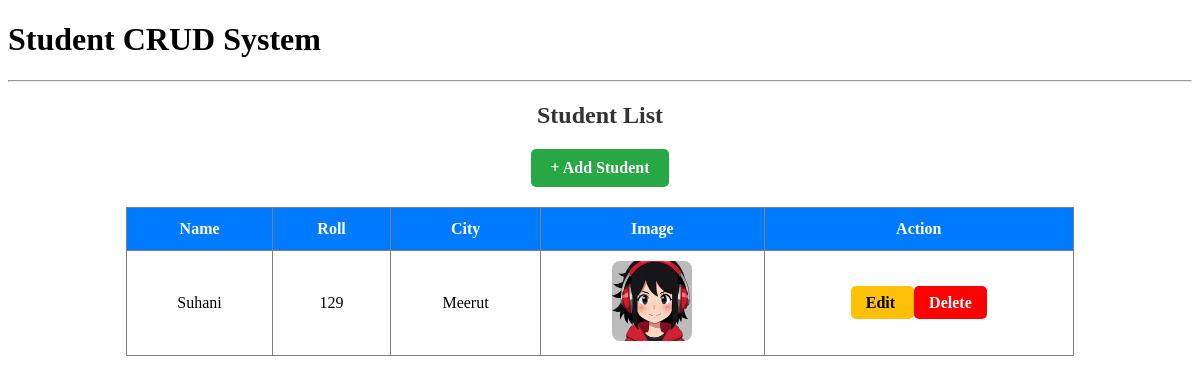
The app's page /students, older data.
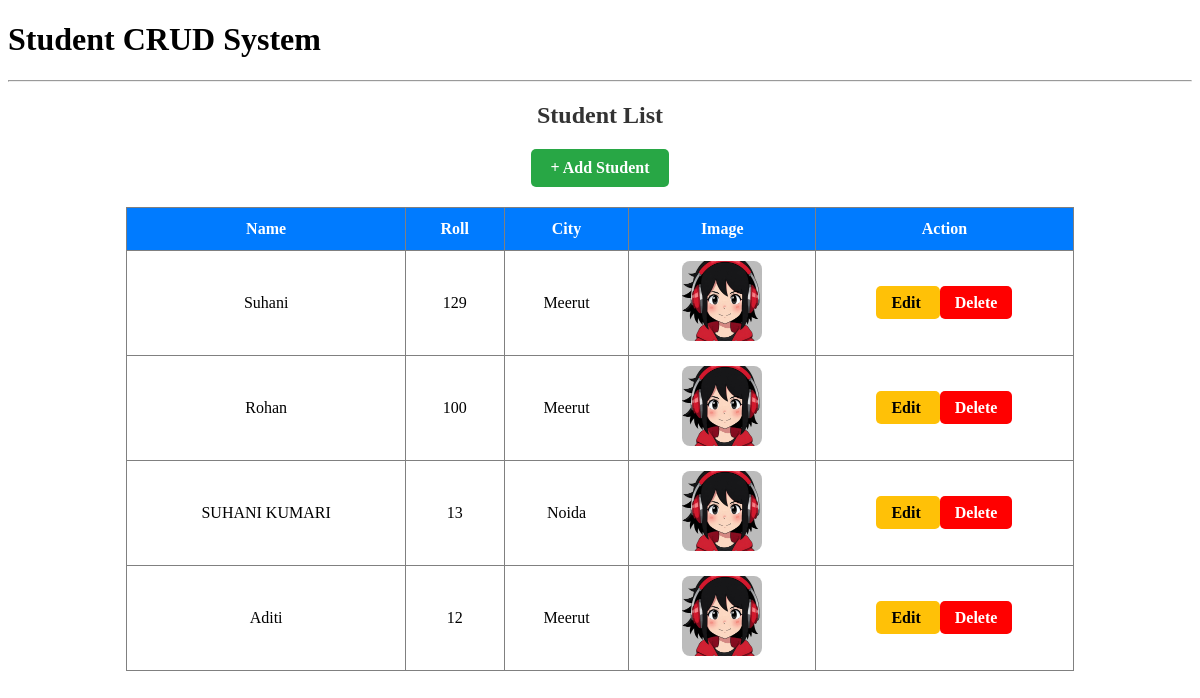
The same page, newer data.
### crud_app/models.py (models this page shows, shortened)
class Student(models.Model):
    std_name = models.CharField(max_length=100)
    std_roll = models.IntegerField()
    std_image = models.ImageField(upload_to='students/')
    std_city = models.CharField(max_length=100)

### crud_app/views.py (the view)
# urls.py: path('students', student_list, name='student_list'),
def student_list(request):
    students = Student.objects.all()
    return render(request, 'student_list.html', {'students': students})

### crud_app/templates/student_list.html
{% extends 'main.html' %}
{% block content %}
<div style="width: 80%; margin: auto; text-align: center;">
    <h2 style="margin-bottom: 20px; color: #333;">Student List</h2>
    <a href="{% url 'add_student' %}" style="display: inline-block;
              margin-bottom: 20px;
              padding: 10px 20px;
              background-color: #28a745;
              color: white;
              text-decoration: none;
              border-radius: 5px;
              font-weight: bold;">
        + Add Student
    </a>
    <table border="1" style="width: 100%; border-collapse: collapse; text-align: center;">
        <tr style="background-color: #007bff; color: white;">
            <th style="padding: 12px;">Name</th>
            <th style="padding: 12px;">Roll</th>
            <th style="padding: 12px;">City</th>
            <th style="padding: 12px;">Image</th>
            <th style="padding: 12px;">Action</th>
        </tr>
        {% for i in students %}
        <tr>
            <td style="padding: 10px;">{{ i.std_name }}</td>
            <td style="padding: 10px;">{{ i.std_roll }}</td>
            <td style="padding: 10px;">{{ i.std_city }}</td>
            <td style="padding: 10px;">
                {% if i.std_image %}
                <img src="{{ i.std_image.url }}" width="80" height="80" style="border-radius: 8px;">
                {% else %}
                No Image
                {% endif %}
            </td>
            <td>
                <a href="{% url 'edit_student' i.id %}" style="padding: 8px 15px;
          background-color: #ffc107;
          color: black;
          text-decoration: none;
          border-radius: 5px;
          font-weight: bold;">
                    Edit
                </a>
                <a href="{% url 'delete_student' i.id %}"
                    onclick="return confirm('Are you sure you want to delete this student?')" style="padding: 8px 15px;
          background-color: red;
          color: white;
          text-decoration: none;
          border-radius: 5px;
          font-weight: bold;">
                    Delete
                </a>
            </td>
        </tr>
        {% empty %}
        <tr>
            <td colspan="4" style="padding: 15px; color: red;">No students available</td>
        </tr>
        {% endfor %}
    </table>
</div>
{% endblock %}

### crud_app/templates/main.html (shortened to what this page needs)
<!DOCTYPE html>
<html>
<head>
</head>
<body>
<h1>Student CRUD System</h1>
<hr>
{% block content %}
{% endblock %}
</body>
</html>

Row changes from the older to the newer data that the page shows:
added Student: std_name "Rohan", std_roll "100", std_city "Meerut", std_image (picture)
added Student: std_name "SUHANI KUMARI", std_roll "13", std_city "Noida", std_image (picture)
added Student: std_name "Aditi", std_roll "12", std_city "Meerut", std_image (picture)
